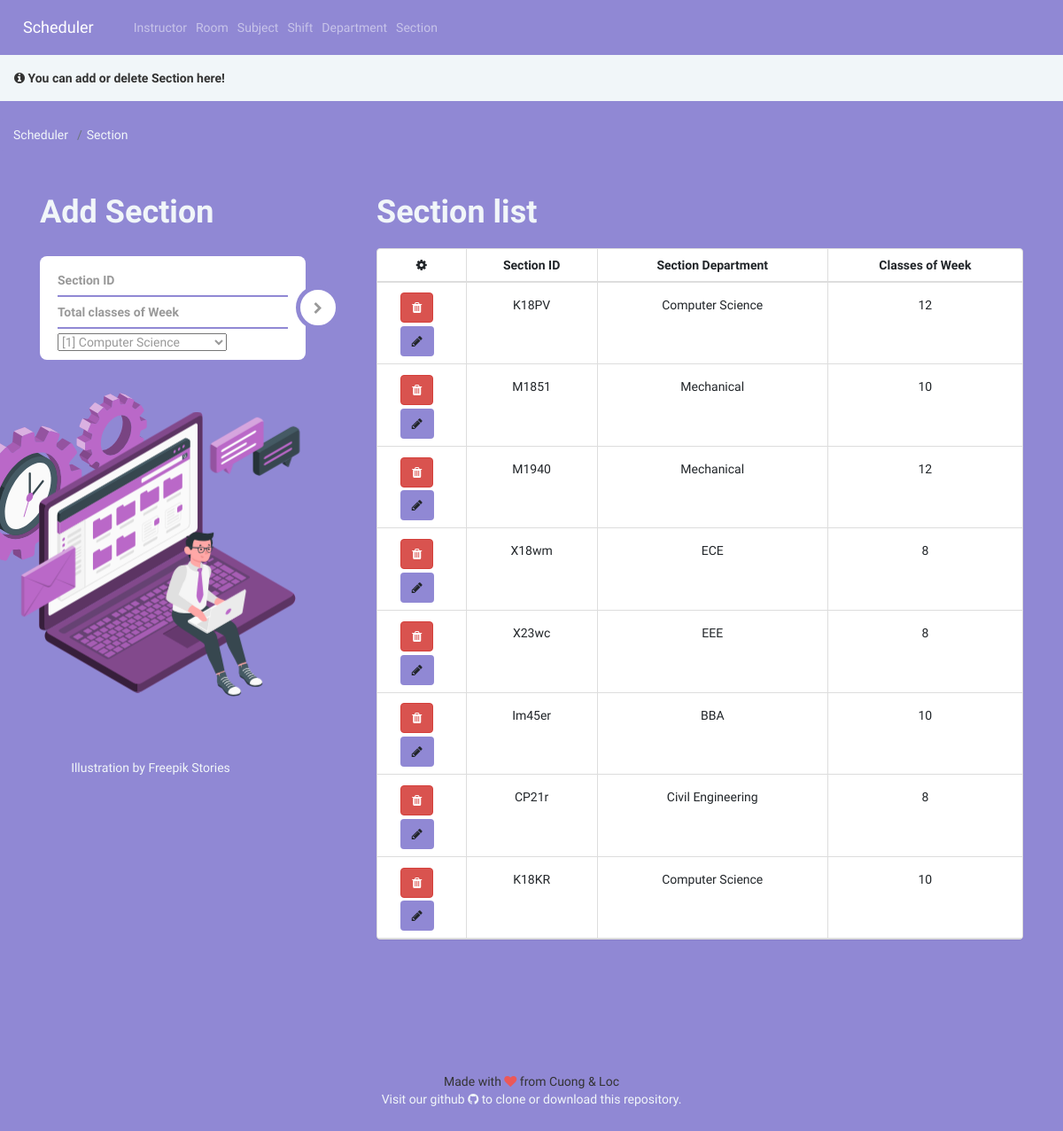
Page /add_section/ on the committed database.
### Schedule/models.py (models this page shows, shortened)
class Section(models.Model):
    section_id = models.CharField(max_length=25, primary_key=True)
    department = models.ForeignKey(Department, on_delete=models.CASCADE)
    classes_in_week = models.IntegerField(default=0)
    subject = models.ForeignKey(Subject, on_delete=models.CASCADE, blank=True, null=True)
    shift = models.ForeignKey(Shift, on_delete=models.CASCADE, blank=True, null=True)
    room = models.ForeignKey(Room,on_delete=models.CASCADE, blank=True, null=True)
    instructor = models.ForeignKey(Instructors, on_delete=models.CASCADE, blank=True, null=True)
    class Meta:
        unique_together = ('section_id','department')

class Department(models.Model):
    dept_name = models.CharField(max_length=50)
    subjects = models.ManyToManyField(Subject)
    def __str__(self):
        return self.dept_name

### Schedule/views.py (the view, shortened to what this page needs)
# urls.py: path('add_section/', views.add_section, name='addsections'),
def add_section(request):
    dup = ''
    form = SectionForm(request.POST or None)
    department = Department.objects.all()
    if dup == True:
        messages.error(request, "Duplicated Section's Id or Department!")
        context = {
            'form': form,
            'dup': True,
            'section': Section.objects.all(),
            'list_department': department
        }
    else:
        messages.info(request, "You can add or delete Section here!")
        context = {
            'form': form,
            'dup': '',
            'section': Section.objects.all(),
            'list_department': department
        }
    return render(request, 'section.html', context)

### Schedule/forms.py (shortened to what this page needs)
class SectionForm(ModelForm):
    class Meta:
        model = Section
        fields = ['section_id', 'department', 'classes_in_week']

### Schedule/templates/section.html (shortened to what this page needs)
{% extends 'base.html' %}
{% load static %}
{% load humanize %}
{% block content %}
{% if messages %}
{% for message in messages  %}
{% if message.level == DEFAULT_MESSAGE_LEVELS.INFO %}
<div class="alert" style="margin-top: -20px; background-color: #f1f6f9; border-radius: 0px;" role="alert"><i
        class="fa fa-info-circle"></i>&nbsp;<strong>{{ message }}</strong></div>
{% endif %}
{% endfor %}
{% endif %}
<nav aria-label="breadcrumb" >
	<ol class="breadcrumb" style="background-color: #9088d4">
	  <li class="breadcrumb-item"><a href="{% url 'home' %}" >Scheduler</a></li>
	  <li class="breadcrumb-item active" aria-current="page" style="color: #f1f6f9;">Section</li>
	</ol>
</nav>
<head>
    <link rel="stylesheet"
        href="https://cdn.jsdelivr.net/npm/bootstrap-select@1.13.14/dist/css/bootstrap-select.min.css">
    <link rel="stylesheet" type="text/css" href="{% static 'CSS/table.css' %}">
</head>
<body>
    <div class="container">
        <div class="row" style="justify-content: left;">
            <div class="col-sm-4">
                <h1 class="logo">Add Section</h1>
                <div class="login-form-1">
                    <form id="login-form" class="text-left" method="post" action="{% url 'addsections' %}">
                        <div class="main-login-form">
                            <div class="login-group">
                                <div class="form-group">
                                    <input type="text" class="form-control" id="section_id" name="section_id"
                                        placeholder="Section ID" required>
                                </div>
                                <div class="form-group">
                                    <input type="number" class="form-control" id="classes_in_week"
                                        name="classes_in_week" placeholder="Total classes of Week" required>
                                </div>
                                <div class="form-group" style="margin-top: 5px;">
                                    <select id="department" name="department" class="selectpicker"
                                        title="Select Department" data-live-search="true" data-actions-box="true">
                                        <optgroup label="Department">
                                            {% for dep in list_department %}
                                            <option value="{{ dep.id }}" id="department" name="department">
                                                [{{dep.id}}]&nbsp;{{ dep.dept_name }}</option>
                                            {% endfor %}
                                        </optgroup>
                                    </select>
                                </div>
                            </div>
                            <button type="submit" class="login-button"><i class="fa fa-chevron-right"></i></button>
                        </div>
                    </form>
                </div>
                <div style="margin-left: -100px;">
                    <div>
                    </div>
                    <div class="text-center">
                        <a href="https://stories.freepik.com/work">Illustration by Freepik Stories</a>
                    </div>
                </div>
            </div>
            <div class="col-sm-8" >
                <h1 class="logo">Section list</h1>
                <div class="panel panel-default panel-table" style="text-align: center;">
                    <div class="panel-body" style="padding: 0px;">
                        <table class="table table-bordered  table-list">
                            <thead>
                                <tr>
                                    <th style="text-align: center;"><em class="fa fa-cog"></em></th>
                                    <th style="text-align: center;">Section ID</th>
                                    <th style="text-align: center;">Section Department</th>
                                    <th style="text-align: center;">Classes of Week</th>
                                </tr>
                            </thead>
                            <tbody>
                                {%  for s in section  %}
                                <tr>
                                    <td align="center">
                                        <form action="{% url 'deletesections' s.section_id %}" method="post">
                                            <button type="submit" class="btn btn-danger"><em
                                                    class="fa fa-trash"></em></button>
                                        </form>
                                        <form action="{% url 'updatesections' s.section_id %}" method="post">
                                            <button type="button" class="btn" style="background-color: #9088d4;" data-toggle="modal"
                                                data-target="#modal-default{{s.section_id}}"><em
                                                    class="fa fa-pencil"></em></button>
                                        </form>
                                    </td>
                                    <td class="hidden-xs">{{  s.section_id  }}</td>
                                    <td>{{ s.department }}</td>
                                    <td>{{ s.classes_in_week }}</td>
                                </tr>
                    </div>
                    {%  endfor  %}
</body>
{% endblock %}

### Schedule/static/CSS/style.css (style rules this page uses)
* { margin: 0; padding: 0; box-sizing: border-box; font-family: 'Concert One', cursive; }
html { scroll-behavior: smooth; }
a { text-decoration:none; }
button { border-style:none; }
.logo { top:0px; position: relative; }
form { margin-top: 3%; margin-right: 12%; }
.table2 td, th { border-radius: 2px; padding: 10px 20px; }
.table1 td, th { border-top: 1px solid #ECF0F1; padding: 10px; }
.container { padding-bottom: 100px; }

### Schedule/static/CSS/room.css (style rules this page uses)
html, body { background: #9088d4; font-family: 'Concert One', cursive; }
a { color: #f1f6f9; transition: all ease-in-out 200ms; }
.login-form-1 { max-width: 300px; border-radius: 5px; display: inline-block; }
.main-login-form { position: relative; }
.login-form-1 .form-control { border: 0; box-shadow: 0 0 0; border-radius: 0; background: transparent; color: #555555; padding: 7px 0; font-weight: bold; height:auto; }
.login-form-1 .form-group { margin-bottom: 0; border-bottom: 2px solid #9088d4; padding-right: 20px; position: relative; }
.login-form-1 .form-group:last-child { border-bottom: 0; }
.login-group { width: 300px; background: #ffffff; color: #999999; border-radius: 8px; padding: 10px 20px; }
.login-form-1 .login-button { position: absolute; right: -75px; top: 50%; background: #ffffff; color: #999999; padding: 11px 0; width: 50px; height: 50px; margin-top: -25px; border: 5px solid #9088d4; border-radius: 50%; transition: all ease-in-out 500ms; }
.logo { padding: 10px 0; color: #f1f6f9; font-weight: bold; }

### Schedule/static/CSS/table.css (style rules this page uses)
.panel-table .panel-body { padding:0px !important; }
.panel-table .panel-body .table-bordered { border-style: none; margin:0; }
.panel-table .panel-body .table-bordered > thead > tr > th:first-of-type { text-align:center; width: 100px; }
.panel-table .panel-body .table-bordered > thead > tr > th:last-of-type, .panel-table .panel-body .table-bordered > tbody > tr > td:last-of-type { border-right: 0px; }
.panel-table .panel-body .table-bordered > thead > tr > th:first-of-type, .panel-table .panel-body .table-bordered > tbody > tr > td:first-of-type { border-left: 0px; }
.panel-table .panel-body .table-bordered > tbody > tr:first-of-type > td { border-bottom: 0px; }
.panel-table .panel-body .table-bordered > thead > tr:first-of-type > th { border-top: 0px; }
.panel-table .panel-body .table-bordered > tbody > tr > td { line-height: 34px; }

### rows in the picture
Section: section_id "K18PV", department "Computer Science", classes_in_week "12"
Section: section_id "M1851", department "Mechanical", classes_in_week "10"
Section: section_id "M1940", department "Mechanical", classes_in_week "12"
Section: section_id "X18wm", department "ECE", classes_in_week "8"
Section: section_id "X23wc", department "EEE", classes_in_week "8"
Section: section_id "Im45er", department "BBA", classes_in_week "10"
Section: section_id "CP21r", department "Civil Engineering", classes_in_week "8"
Section: section_id "K18KR", department "Computer Science", classes_in_week "10"

### other values in the picture
{{ message }} "You can add or delete Section here!"
